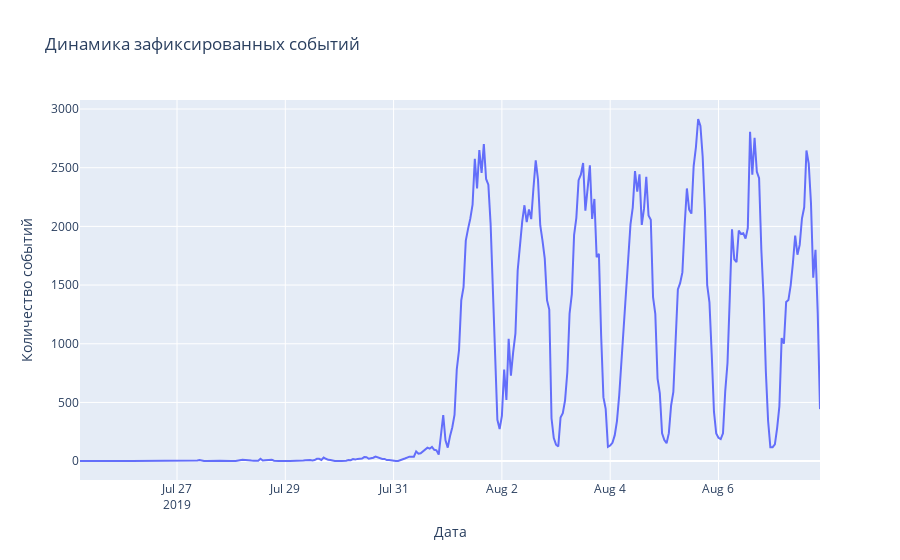

Here is the notebook cell this chart was saved with:
### Code cell
# подготовка данных
temp = (
    df_data
    .pivot_table(index=df_data.ts.dt.round('1h'), aggfunc={'event':'count'})
    .reset_index()
)

# подготовка графика
fig = px.line(temp, x="ts", y="event", title='Динамика зафиксированных событий')
fig.update_xaxes(title_text="Дата")
fig.update_yaxes(title_text="Количество событий")
fig.show()

### Figure 1 — Plotly figure (JSON) as saved in the notebook; plotly's stock layout.template omitted (floating-point values rounded to 4 significant figures; data arrays with more than 128 entries replaced by an {"elided": "..."} marker saying what was removed)
{"data": [{"hovertemplate": "ts=%{x}<br>event=%{y}<extra></extra>", "legendgroup": "", "line": {"color": "#636efa", "dash": "solid"}, "marker": {"symbol": "circle"}, "mode": "lines", "name": "", "orientation": "v", "showlegend": false, "type": "scatter", "x": {"elided": "283 str values"}, "xaxis": "x", "y": {"elided": "283 int values"}, "yaxis": "y"}], "layout": {"legend": {"tracegroupgap": 0}, "title": {"text": "Динамика зафиксированных событий"}, "xaxis": {"anchor": "y", "domain": [0, 1], "title": {"text": "Дата"}}, "yaxis": {"anchor": "x", "domain": [0, 1], "title": {"text": "Количество событий"}}}}
